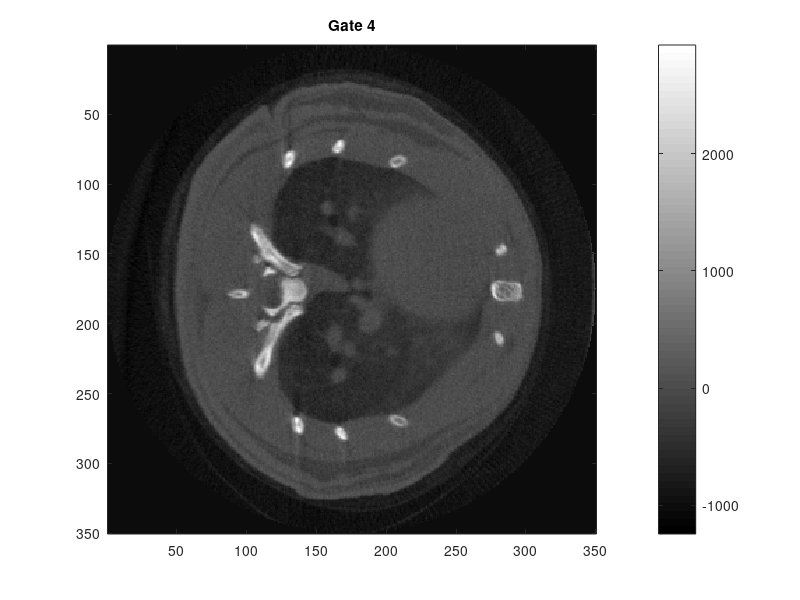
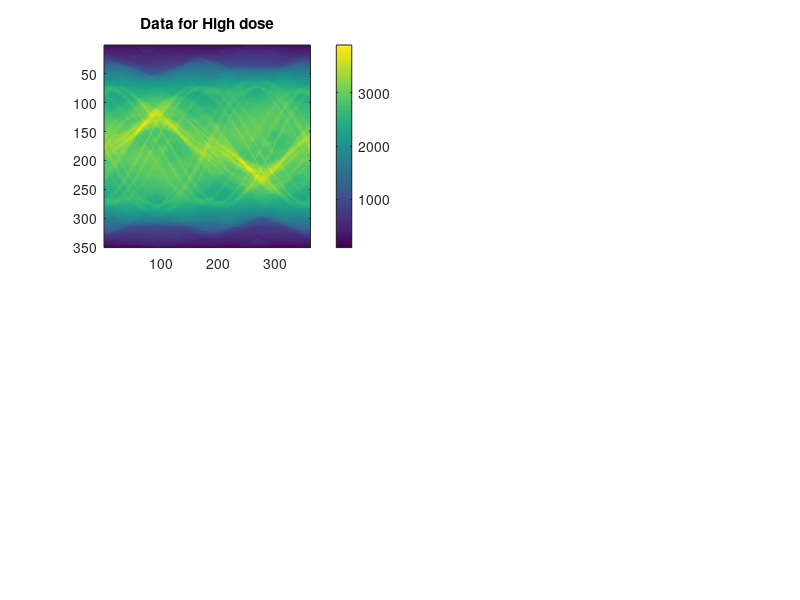

These figures' MATLAB source, in order: (Note: this script raises an error after producing the figures.)
% DemoReadData.m
% 
% Demo file to read data files used in the paper "Investigation of
% different sparsity transforms for the PICCS algorithm in small-animal
% respiratory gated CT", J F P J Abascal, M Abella, A Sisniega, J J
% Vaquero, M Desco. Accepted in Plos One   
% 
% It shows how to load data for all scenarios used in the paper (see paper
% and description below).  
%
% mail: mabella@hggm.es

% -------------------------------------------------------------------------
% READ TARGET IMAGE
%
% Read target image acquired from a high dose protocol (dosis four times
% the dosis used for static imaging)
load('image_HighDose');

% Display four respiratory gates
figure; 
for it = 1:4
    imagesc(u(:,:,it)); colormap gray; axis image; colorbar;
    title(['Gate ' num2str(it)]);
    pause(0.3);
end

% -------------------------------------------------------------------------
% READ SIMULATED DATA FOR DIFFERENT SCENARIOS
% 
%
% HIGH DOSE DATA
%
% High dose data simulated from images acquired using a high dose protocol
% (dose around four times the dose for static imaging (I0))
% Data has been simulated using Fessler's IRT software. 
% (J.A. Fessler, Image reconstruction toolbox (IRT), 2011, retrieved from
% <http://www.eecs.umich.edu/~fessler/code/index.html>). 
%
% The following lines provides the parameters used to generate the matrix
% operator, G (used for data simulation), using IRT: 
% n_m         = 1;
% numPerProj  = 350;
% N           = [350 350];
% n_x         = N(1);
% numProj     = [360] 
% totalAngle  = [360]; 
% binning     = 4;
% n_ang = numProj;       
% det_z_count = 1; detector_count= n_x; pixel_count=n_x*n_x;
% ds          = 50e-4*binning; % pixel sixe= min pixel*binning
% dx          = ds/1.6;
% cg          = sino_geom('fan','nb',n_x, 'na', n_ang, ...
%     'ds',ds, 'orbit',-totalAngle, ...   
%     'offset_s', 0.0, ...
%     'dsd', 35.2, 'dod', 13.2, 'dfs', inf);
% ig          = image_geom('nx', n_x, 'ny', n_x,'dx', dx); 
% G           = Gtomo2_dscmex(cg, ig);

modeIRT     = 'n'; % change to 'y' if IRT software is installed
if modeIRT     == 'y'
    % It requires IRT software
    % Load Forward Operator 
    %load('G_linux','geom'); % In Linux, file contains 'geom', 'cg', 'ig', 'G'
    load('G_win_geom','geom'); % In Windows, file contains 'geom', 'G' would occupy 5GBy
end

load('data_HighDose','dataAll0');

% We display the sinogram for the respiratory gate 1 for few scenarios
h=figure; 
subplot(2,2,1); 
imagesc(dataAll0(:,:,1)); title('Data for High dose'); colorbar; 

if modeIRT     == 'y'
    % FBP using IR software
    im      = fbp2(dataAll0(:,:,1), geom); im(im<0) = 0;
    h2=figure; 
    colormap gray; axis image; 
    subplot(2,2,1); 
    imagesc(im); title('FDK of High dose'); colorbar; axis image; 
end
% ---------------------------
% STANDARD DOSE FOR STAIC IMAGING
nameData    = 'data_I0_120p';
load(nameData,'dataAll');
figure(h);
subplot(2,2,2); 
imagesc(dataAll(:,:,1)); title('Data for 120p and I_0'); colorbar; 

if modeIRT     == 'y'
    % FBP using IR software
    im      = fbp2(dataAll(:,:,1), geom); im(im<0) = 0;
    figure(h2); 
    colormap gray; axis image; 
    subplot(2,2,2); 
    imagesc(im); title('FDK of 120p and I_0'); colorbar; axis image; 
end
% ---------------------------
% DIFFERENT FLUX
%
% Different flux, decreasing the original flux two, four and six times 
% (I0=4.5e4, I0/2, I0/4, and I0/6), for 120 projections (120p)
% 
% Substitute nameData by 'data_I0_120p', 'data_I0By2_120p',
% 'data_I0By4_120p' and 'data_I0By6_120p' to load data for different
% scenarios
nameData    = 'data_I0By6_120p';
load(nameData,'dataAll');

figure(h);
subplot(2,2,3); 
imagesc(dataAll(:,:,1)); title('Data for 120p and I_0/6'); colorbar; 

if modeIRT     == 'y'
    % FBP using IR software
    im      = fbp2(dataAll(:,:,1), geom); im(im<0) = 0;
    figure(h2); 
    colormap gray; axis image; 
    subplot(2,2,3); 
    imagesc(im); title('FDK of 120p and I_0/6'); colorbar; axis image; 
end

% ---------------------------
% DIFFERENT NUMBER OF PROJECTIONS
%
% Different the number of projections by two, four and six times 
% (120p, 80p, 60p and 40p), for a flux I0
% 
% Substitute nameData by 'data_I0_120p', 'data_I0_80p',
% 'data_I0_60p' and 'data_I0_40p' to load data for different
% scenarios
nameData    = 'data_I0_40p';
load(nameData,'dataAll');

figure(h);
subplot(2,2,4); 
imagesc(dataAll(:,:,1)); title('Data for I_0 and 40p'); colorbar; 

if modeIRT     == 'y'
    % FBP using IR software
    im      = fbp2(dataAll(:,:,1), geom); im(im<0) = 0;
    figure(h2); 
    colormap gray; axis image; 
    subplot(2,2,4); 
    imagesc(im); title('FDK of I_0 and 40p'); colorbar; axis image; 
end

if modeIRT     == 'n'
    uiopen('FDK_DifferentScenarios.fig',1);
end
% -------------------------------------------------------------------------
